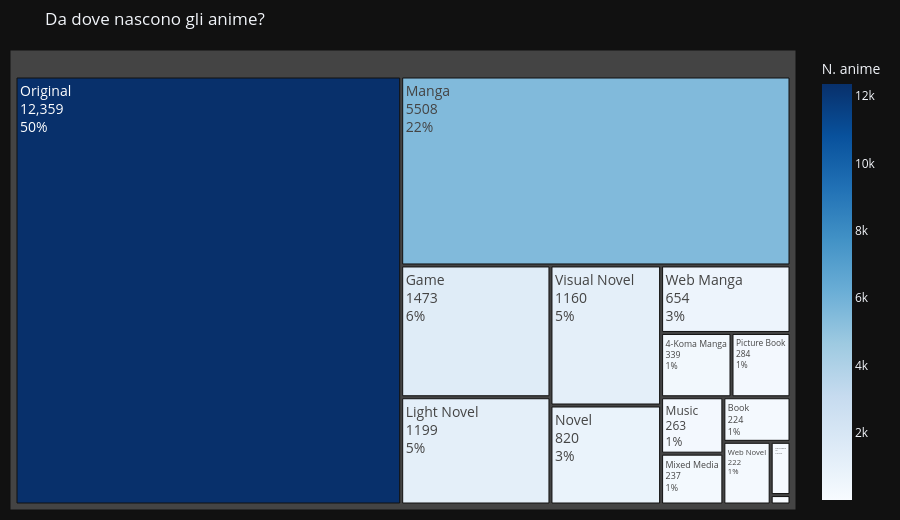

Source (notebook cell):
### Markdown cell above
### Da dove nascono gli anime

### Code cell
details = df_details.copy()

# rimuovo valori nulli e cateogie non informative
details = details[(details['source'].notna()) & (details['source'] != 'Unknown') & (details['source'] != 'Other')]
# normalizzazione testo
details['source'] = details['source'].str.strip().str.title()
# conteggio per categoria
source_counts = details['source'].value_counts().reset_index()
# rinomina colonne
source_counts.columns = ['source', 'count']

# creazione treemap
fig = px.treemap(
    source_counts,
    path=['source'],
    values='count',
    color='count',
    color_continuous_scale='Blues',
    title='Da dove nascono gli anime?',
)
fig.update_traces(
    textinfo='label+value+percent root',
    textfont_size=14,
    hovertemplate='<b>%{label}</b><br>Anime: %{value:,}<br>%{percentRoot:.1%}<extra></extra>'
)
fig.update_layout(height=520, margin=dict(t=50, l=10, r=10, b=10),
                  coloraxis_colorbar=dict(title='N. anime'))
fig.show()

### Figure 1 — Plotly figure (JSON) as saved in the notebook; plotly's stock layout.template omitted (floating-point values rounded to 4 significant figures)
{"data": [{"branchvalues": "total", "customdata": [[12360.0], [5508.0], [1473.0], [1199.0], [1160.0], [820.0], [654.0], [339.0], [284.0], [263.0], [237.0], [224.0], [222.0], [79.0], [14.0]], "domain": {"x": [0.0, 1.0], "y": [0.0, 1.0]}, "hovertemplate": "<b>%{label}</b><br>Anime: %{value:,}<br>%{percentRoot:.1%}<extra></extra>", "ids": ["Original", "Manga", "Game", "Light Novel", "Visual Novel", "Novel", "Web Manga", "4-Koma Manga", "Picture Book", "Music", "Mixed Media", "Book", "Web Novel", "Card Game", "Radio"], "labels": ["Original", "Manga", "Game", "Light Novel", "Visual Novel", "Novel", "Web Manga", "4-Koma Manga", "Picture Book", "Music", "Mixed Media", "Book", "Web Novel", "Card Game", "Radio"], "marker": {"coloraxis": "coloraxis", "colors": [12360.0, 5508.0, 1473.0, 1199.0, 1160.0, 820.0, 654.0, 339.0, 284.0, 263.0, 237.0, 224.0, 222.0, 79.0, 14.0]}, "name": "", "parents": ["", "", "", "", "", "", "", "", "", "", "", "", "", "", ""], "values": [12360.0, 5508.0, 1473.0, 1199.0, 1160.0, 820.0, 654.0, 339.0, 284.0, 263.0, 237.0, 224.0, 222.0, 79.0, 14.0], "type": "treemap", "textfont": {"size": 14}, "textinfo": "label+value+percent root"}], "layout": {"coloraxis": {"colorbar": {"title": {"text": "N. anime"}}, "colorscale": [[0.0, "rgb(247,251,255)"], [0.125, "rgb(222,235,247)"], [0.25, "rgb(198,219,239)"], [0.375, "rgb(158,202,225)"], [0.5, "rgb(107,174,214)"], [0.625, "rgb(66,146,198)"], [0.75, "rgb(33,113,181)"], [0.875, "rgb(8,81,156)"], [1.0, "rgb(8,48,107)"]]}, "legend": {"tracegroupgap": 0}, "title": {"text": "Da dove nascono gli anime?"}, "margin": {"t": 50, "l": 10, "r": 10, "b": 10}, "height": 520}}
